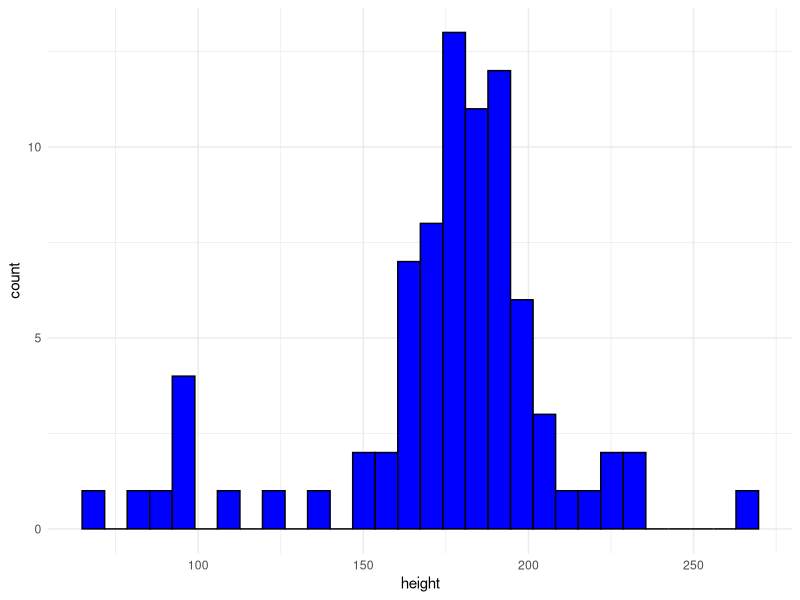
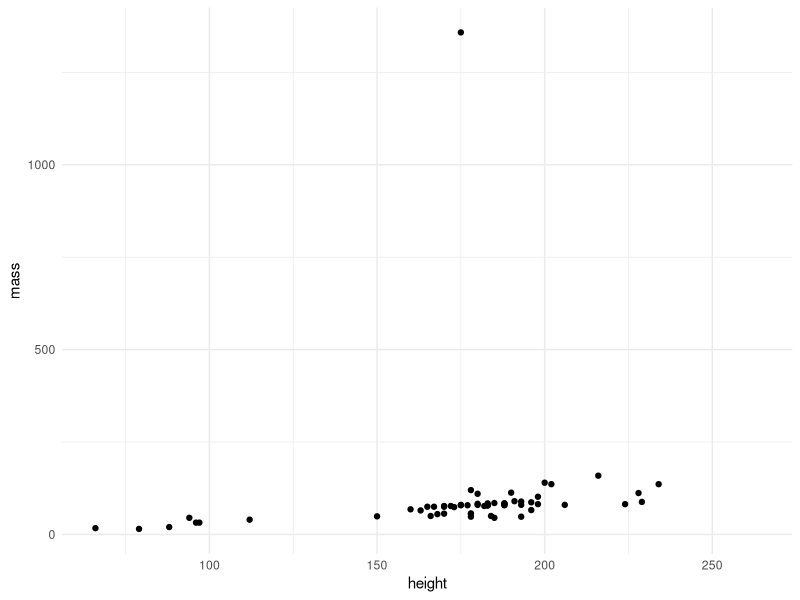

The R script that drew these images, in order:
## ---- chunk 1
library(tidyverse)
## ---- chunk 2
head(starwars)

names(starwars)

dim(starwars)
## ---- chunk 3
ggplot(data = starwars, aes(x = height)) + geom_histogram(fill = "blue", color = "black") + theme_minimal()
## ---- chunk 4
ggplot(data = starwars, aes(x = height, y = mass)) + geom_point() + theme_minimal()
## ---- chunk 5
# without "na.rm = TRUE", returns "NA" because there are missing values in this column
mean_height <- mean(starwars$height, na.rm = TRUE)

mean_height
## ---- chunk 6
sd_height <- sd(starwars$height, na.rm = TRUE)

sd_height
